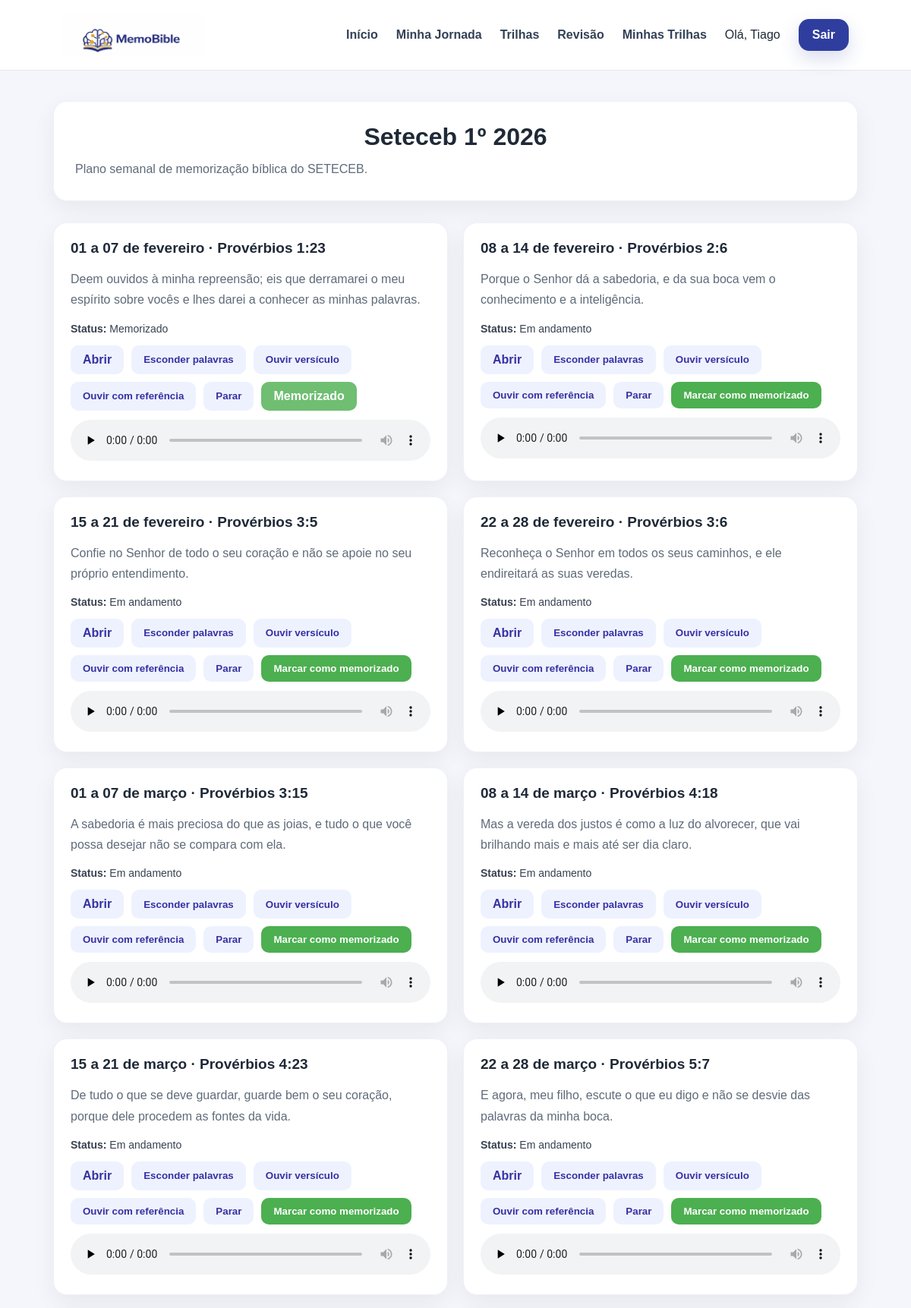
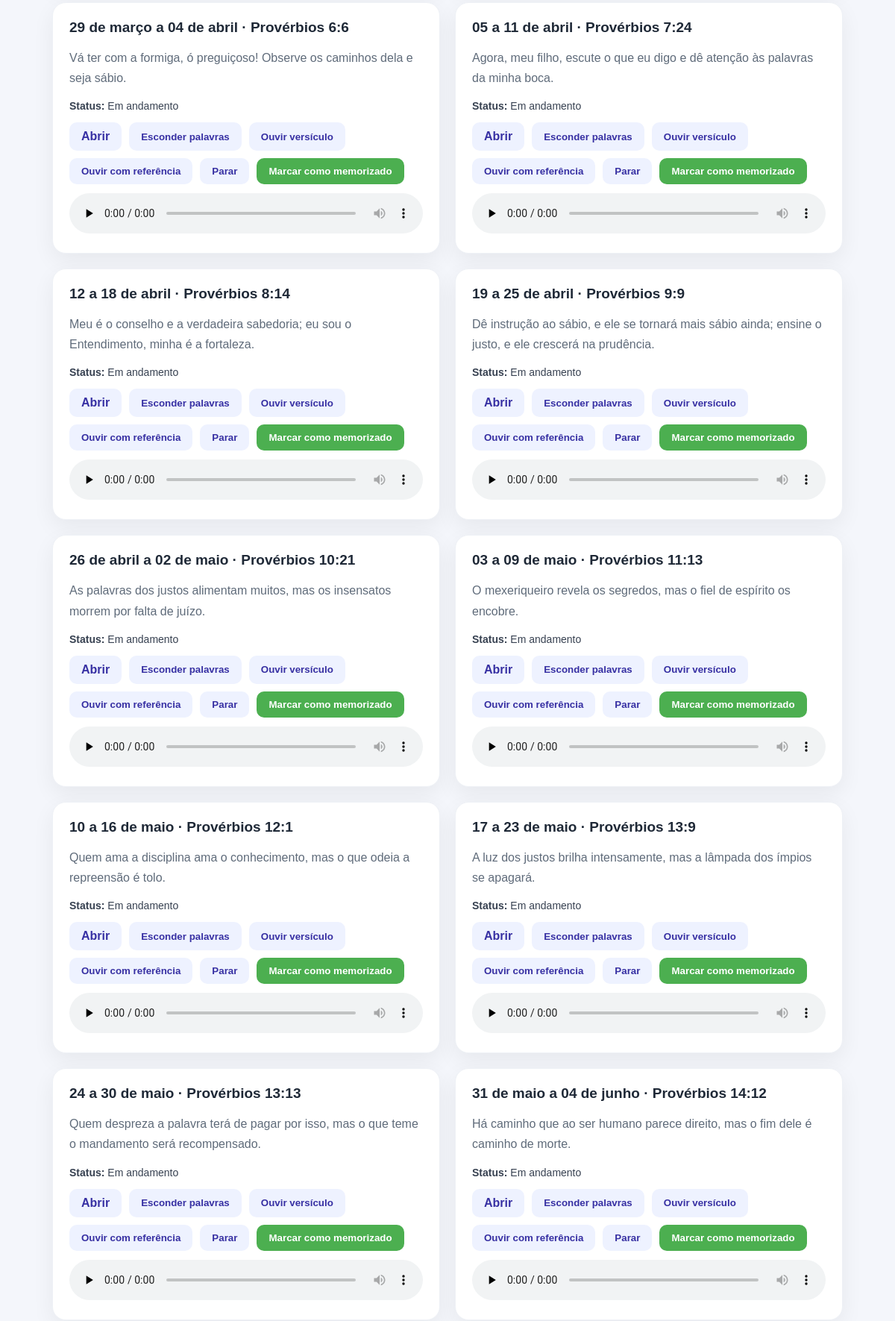
/trilha/4 (signed in, upper part), run on the app's committed database (2 pictures, top to bottom).
### app/models.py (models this page shows)
class User(Base):
    __tablename__ = "users"
    id = Column(Integer, primary_key=True, index=True)
    name = Column(String, nullable=False)
    email = Column(String, unique=True, nullable=False)
    password_hash = Column(String, nullable=False)

class Track(Base):
    __tablename__ = "tracks"
    id = Column(Integer, primary_key=True, index=True)
    title = Column(String, nullable=False)
    description = Column(Text, nullable=True)
    verses = relationship("Verse", back_populates="track")

class Verse(Base):
    __tablename__ = "verses"
    id = Column(Integer, primary_key=True, index=True)
    reference = Column(String, nullable=False)
    text = Column(Text, nullable=False)
    track_id = Column(Integer, ForeignKey("tracks.id"))
    track = relationship("Track", back_populates="verses")

### app/main.py (the view)
@app.get("/trilha/{track_id}", response_class=HTMLResponse)
def trilha_detalhe(track_id: int, request: Request, db: Session = Depends(get_db)):
    user = require_user(request, db)
    track = db.query(Track).filter(Track.id == track_id).first()
    if not track:
        raise HTTPException(status_code=404, detail="Trilha não encontrada")
    progresses = db.query(UserVerseProgress).filter(
        UserVerseProgress.user_id == user.id
    ).all()
    progress_map = {p.verse_id: p for p in progresses}
    grouped_verses = None
    if track.title == "Evangelismo":
        def ref_clean(v):
            return v.reference.strip()
        grouped_verses = {
            "Deus": [
                v for v in track.verses
                if ref_clean(v) in ["Atos 17:24-28", "Apocalipse 4:11"]
            ],
            "Pecado": [
                v for v in track.verses
                if ref_clean(v) in ["Romanos 3:23", "Romanos 6:23"]
            ],
            "Cristo": [
                v for v in track.verses
                if ref_clean(v) in ["João 3:16", "João 14:6"]
            ],
            "Decisão": [
                v for v in track.verses
                if ref_clean(v) in ["João 1:12", "Romanos 10:9"]
            ],
        }
    return templates.TemplateResponse(
        "track_detail.html",
        {
            "request": request,
            "titulo": track.title,
            "track": track,
            "progress_map": progress_map,
            "current_user": user,
            "grouped_verses": grouped_verses,
        },
    )

### app/templates/track_detail.html (shortened to what this page needs)
{% extends "base.html" %}
{% block content %}
<main class="track-shell">
    <section class="track-hero">
        <h1>{{ track.title }}</h1>
        <p>{{ track.description }}</p>
    </section>
    {% if grouped_verses %}
        {% for group_name, verses in grouped_verses.items() %}
        <section class="group-block">
            <h2 class="group-title">{{ group_name }}</h2>
            <p class="group-subtitle">Evangelho em 4 pontos</p>
            <div class="verse-grid">
                {% for verse in verses %}
                <div class="verse-card">
                    <h3>{{ verse.reference }}</h3>
                    <p id="verse-text-{{ verse.id }}">{{ verse.text }}</p>
                    <div class="verse-status">
                        <strong>Status:</strong>
                        {% if verse.id in progress_map and progress_map[verse.id].memorized %}
                            Memorizado
                        {% else %}
                            Em andamento
                        {% endif %}
                    </div>
                    <div class="actions">
                        <a href="/versiculo/{{ verse.id }}" class="track-button">Abrir</a>
                        <button type="button" class="track-button" onclick="hideWords({{ verse.id }})">
                            Esconder palavras
                        </button>
                        <button type="button" class="track-button" onclick="tocarAudioTexto({{ verse.id }})">
                            Ouvir versículo
                        </button>
                        <button type="button" class="track-button" onclick="tocarAudioComReferencia({{ verse.id }})">
                            Ouvir com referência
                        </button>
                        <button type="button" class="track-button" onclick="pararAudio({{ verse.id }})">
                            Parar
                        </button>
                        {% if verse.id in progress_map and progress_map[verse.id].memorized %}
                            <span class="track-button primary" style="opacity: 0.8; cursor: default;">
                                Memorizado
                            </span>
                        {% else %}
                            <form method="post" action="/versiculo/{{ verse.id }}/memorizar" style="margin: 0;">
                                <button type="submit" class="track-button primary">
                                    Marcar como memorizado
                                </button>
                            </form>
                        {% endif %}
                    </div>
                    <audio id="audio-text-{{ verse.id }}" class="audio-inline" controls preload="none">
                        <source src="/versiculo/{{ verse.id }}/audio?mode=text_only" type="audio/mpeg">
                        Seu navegador não suporta áudio.
                    </audio>
                    <audio id="audio-ref-{{ verse.id }}" class="audio-inline" controls preload="none" style="display:none;">
                        <source src="/versiculo/{{ verse.id }}/audio?mode=with_reference" type="audio/mpeg">
                        Seu navegador não suporta áudio.
                    </audio>
                </div>
                {% endfor %}
            </div>
        </section>
        {% endfor %}
    {% else %}
        <section class="group-block">
            <div class="verse-grid">
                {% for verse in track.verses %}
                <div class="verse-card">
                    <h3>{{ verse.reference }}</h3>
                    <p id="verse-text-{{ verse.id }}">{{ verse.text }}</p>
                    <div class="verse-status">
                        <strong>Status:</strong>
                        {% if verse.id in progress_map and progress_map[verse.id].memorized %}
                            Memorizado
                        {% else %}
                            Em andamento
                        {% endif %}
                    </div>
                    <div class="actions">
                        <a href="/versiculo/{{ verse.id }}" class="track-button">Abrir</a>
                        <button type="button" class="track-button" onclick="hideWords({{ verse.id }})">
                            Esconder palavras
                        </button>
                        <button type="button" class="track-button" onclick="tocarAudioTexto({{ verse.id }})">
                            Ouvir versículo
                        </button>
                        <button type="button" class="track-button" onclick="tocarAudioComReferencia({{ verse.id }})">
                            Ouvir com referência
                        </button>
                        <button type="button" class="track-button" onclick="pararAudio({{ verse.id }})">
                            Parar
                        </button>
                        {% if verse.id in progress_map and progress_map[verse.id].memorized %}
                            <span class="track-button primary" style="opacity: 0.8; cursor: default;">
                                Memorizado
                            </span>
                        {% else %}
                            <form method="post" action="/versiculo/{{ verse.id }}/memorizar" style="margin: 0;">
                                <button type="submit" class="track-button primary">
                                    Marcar como memorizado
                                </button>
                            </form>
                        {% endif %}
                    </div>
                    <audio id="audio-text-{{ verse.id }}" class="audio-inline" controls preload="none">
                        <source src="/versiculo/{{ verse.id }}/audio?mode=text_only" type="audio/mpeg">
                    </audio>
                </div>
                {% endfor %}
            </div>
        </section>
    {% endif %}
</main>
{% endblock %}

### app/templates/base.html (shortened to what this page needs)
<!DOCTYPE html>
<html lang="pt-BR">
<head>
<link rel="stylesheet" href="/static/style.css">
</head>
<body>
<header class="site-header">
<div class="site-header-inner">
<a href="/" class="site-brand">
<img src="/static/images/horizontal.png" alt="MemoBible Logo" loading="lazy">
</a>
<nav class="site-nav">
<a href="/">Início</a>
{% if current_user %}
<a href="/dashboard">Minha Jornada</a>
<a href="/trilhas">Trilhas</a>
<a href="/revisao">Revisão</a>
<a href="/minhas-trilhas">Minhas Trilhas</a>
{% endif %}
{% if current_user %}
<span class="site-user">Olá, {{ current_user.name }}</span>
<a href="/logout" class="site-btn">Sair</a>
{% else %}
<a href="/login" class="site-btn">Entrar</a>
<a href="/register" class="site-btn">Criar conta</a>
{% endif %}
</nav>
</div>
</header>
<main class="page-content">
{% block content %}
{% endblock %}
</main>
</body>
</html>

### app/static/style.css (style rules this page uses)
* { box-sizing: border-box; }
html { scroll-behavior: smooth; }
body { margin: 0; font-family: 'Inter', sans-serif; background: #f5f7fb; color: #1f2937; }
h1 { text-align:center; margin-bottom:10px; color:#1f2937; }
html, body { margin: 0; padding: 0; min-height: 100%; }
body { font-family: Arial, Helvetica, sans-serif; background: #f4f6fb; color: #1f2937; min-height: 100vh; display: flex; flex-direction: column; }
.page-content { flex: 1; }
.site-header { background: #ffffff; border-bottom: 1px solid #e5e7eb; }
.site-header-inner { max-width: 1100px; margin: 0 auto; padding: 18px 32px; display: flex; align-items: center; justify-content: space-between; gap: 24px; }
.site-brand img { height: 56px; display: block; }
.site-nav { display: flex; align-items: center; gap: 24px; flex-wrap: wrap; }
.site-nav a { text-decoration: none; color: #334155; font-weight: 600; }
.site-btn { background: #2f3e9e; color: #ffffff !important; padding: 12px 18px; border-radius: 14px; box-shadow: 0 10px 25px rgba(47, 62, 158, 0.18); }
.site-header { position: sticky; top: 0; z-index: 100; background: white; }

### app/templates/track_detail.html (style rules this page uses)
.track-shell { max-width: 1100px; margin: 0 auto; padding: 40px 20px 80px; }
.track-hero { background: white; border-radius: 18px; padding: 28px; margin-bottom: 28px; box-shadow: 0 10px 30px rgba(0,0,0,0.06); border: 1px solid #eef1f6; }
.track-hero h1 { margin: 0 0 10px; font-size: 32px; }
.track-hero p { margin: 0; color: #5f6b7a; line-height: 1.7; }
.group-block { margin-bottom: 30px; }
.verse-grid { display: grid; grid-template-columns: repeat(2, 1fr); gap: 20px; }
.verse-card { background: white; border-radius: 18px; padding: 22px; box-shadow: 0 10px 30px rgba(0,0,0,0.06); border: 1px solid #eef1f6; }
.verse-card h3 { margin: 0 0 12px; font-size: 19px; }
.verse-card p { color: #5f6b7a; line-height: 1.7; }
.verse-status { margin: 16px 0 14px; font-size: 14px; color: #374151; }
.actions { display: flex; gap: 10px; flex-wrap: wrap; margin-top: 14px; }
.track-button { display: inline-block; padding: 10px 16px; border-radius: 10px; text-decoration: none; font-weight: 600; background: #eef2ff; color: #3730a3; border: none; cursor: pointer; }
.track-button.primary { background: #4CAF50; color: white; }
.audio-inline { margin-top: 12px; width: 100%; }

### data on the page
User: name "Tiago"
Track: title "Seteceb 1º 2026", description "Plano semanal de memorização bíblica do SETECEB."
Verse: reference "01 a 07 de fevereiro · Provérbios 1:23", text "Deem ouvidos à minha repreensão; eis que derramarei o meu espírito sobre vocês e lhes darei a conhecer as minhas palavras.", shows "Memorizado"
Verse: reference "08 a 14 de fevereiro · Provérbios 2:6", text "Porque o Senhor dá a sabedoria, e da sua boca vem o conhecimento e a inteligência.", shows "Em andamento"
Verse: reference "15 a 21 de fevereiro · Provérbios 3:5", text "Confie no Senhor de todo o seu coração e não se apoie no seu próprio entendimento.", shows "Em andamento"
Verse: reference "22 a 28 de fevereiro · Provérbios 3:6", text "Reconheça o Senhor em todos os seus caminhos, e ele endireitará as suas veredas.", shows "Em andamento"
Verse: reference "01 a 07 de março · Provérbios 3:15", text "A sabedoria é mais preciosa do que as joias, e tudo o que você possa desejar não se compara com ela.", shows "Em andamento"
Verse: reference "08 a 14 de março · Provérbios 4:18", text "Mas a vereda dos justos é como a luz do alvorecer, que vai brilhando mais e mais até ser dia claro.", shows "Em andamento"
Verse: reference "15 a 21 de março · Provérbios 4:23", text "De tudo o que se deve guardar, guarde bem o seu coração, porque dele procedem as fontes da vida.", shows "Em andamento"
Verse: reference "22 a 28 de março · Provérbios 5:7", text "E agora, meu filho, escute o que eu digo e não se desvie das palavras da minha boca.", shows "Em andamento"
Verse: reference "29 de março a 04 de abril · Provérbios 6:6", text "Vá ter com a formiga, ó preguiçoso! Observe os caminhos dela e seja sábio.", shows "Em andamento"
Verse: reference "05 a 11 de abril · Provérbios 7:24", text "Agora, meu filho, escute o que eu digo e dê atenção às palavras da minha boca.", shows "Em andamento"
Verse: reference "12 a 18 de abril · Provérbios 8:14", text "Meu é o conselho e a verdadeira sabedoria; eu sou o Entendimento, minha é a fortaleza.", shows "Em andamento"
Verse: reference "19 a 25 de abril · Provérbios 9:9", text "Dê instrução ao sábio, e ele se tornará mais sábio ainda; ensine o justo, e ele crescerá na prudência.", shows "Em andamento"
Verse: reference "26 de abril a 02 de maio · Provérbios 10:21", text "As palavras dos justos alimentam muitos, mas os insensatos morrem por falta de juízo.", shows "Em andamento"
Verse: reference "03 a 09 de maio · Provérbios 11:13", text "O mexeriqueiro revela os segredos, mas o fiel de espírito os encobre.", shows "Em andamento"
Verse: reference "10 a 16 de maio · Provérbios 12:1", text "Quem ama a disciplina ama o conhecimento, mas o que odeia a repreensão é tolo.", shows "Em andamento"
Verse: reference "17 a 23 de maio · Provérbios 13:9", text "A luz dos justos brilha intensamente, mas a lâmpada dos ímpios se apagará.", shows "Em andamento"
Verse: reference "24 a 30 de maio · Provérbios 13:13", text "Quem despreza a palavra terá de pagar por isso, mas o que teme o mandamento será recompensado.", shows "Em andamento"
Verse: reference "31 de maio a 04 de junho · Provérbios 14:12", text "Há caminho que ao ser humano parece direito, mas o fim dele é caminho de morte.", shows "Em andamento"
